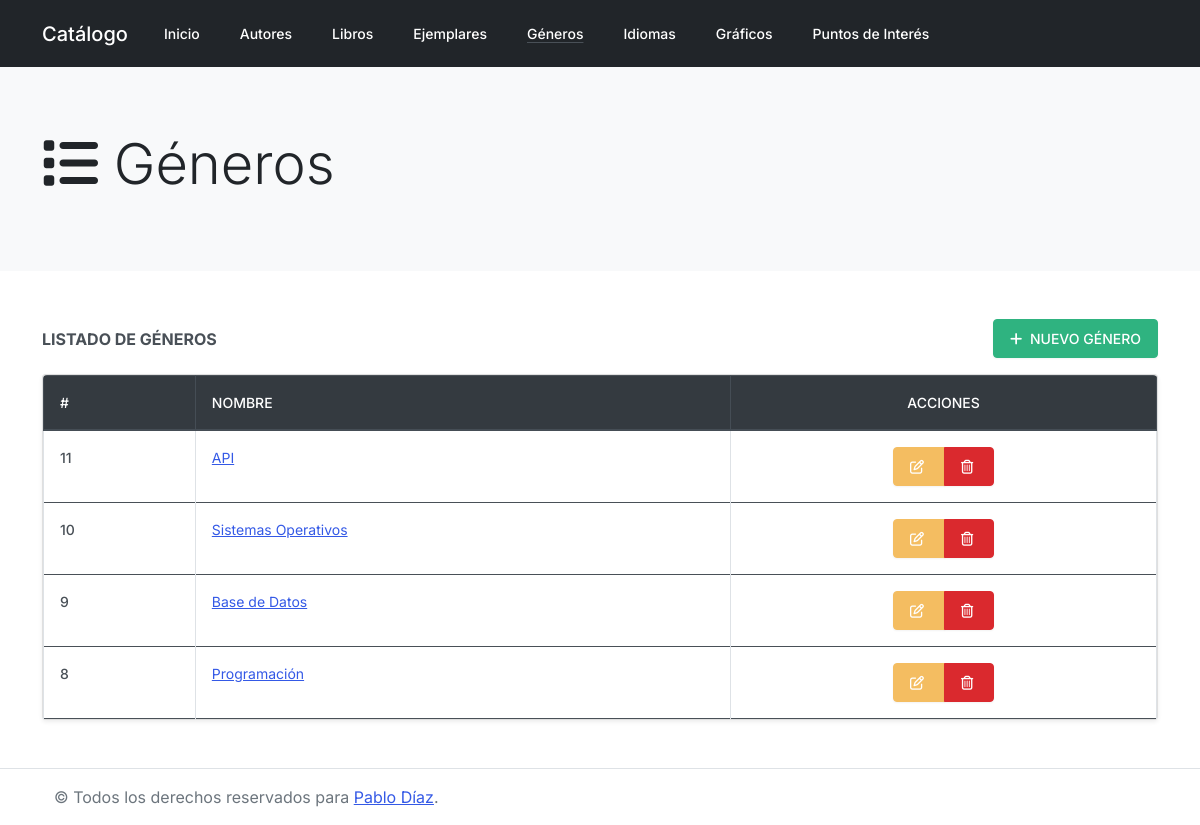
Page /catalogo/generos/ on the earlier database version.
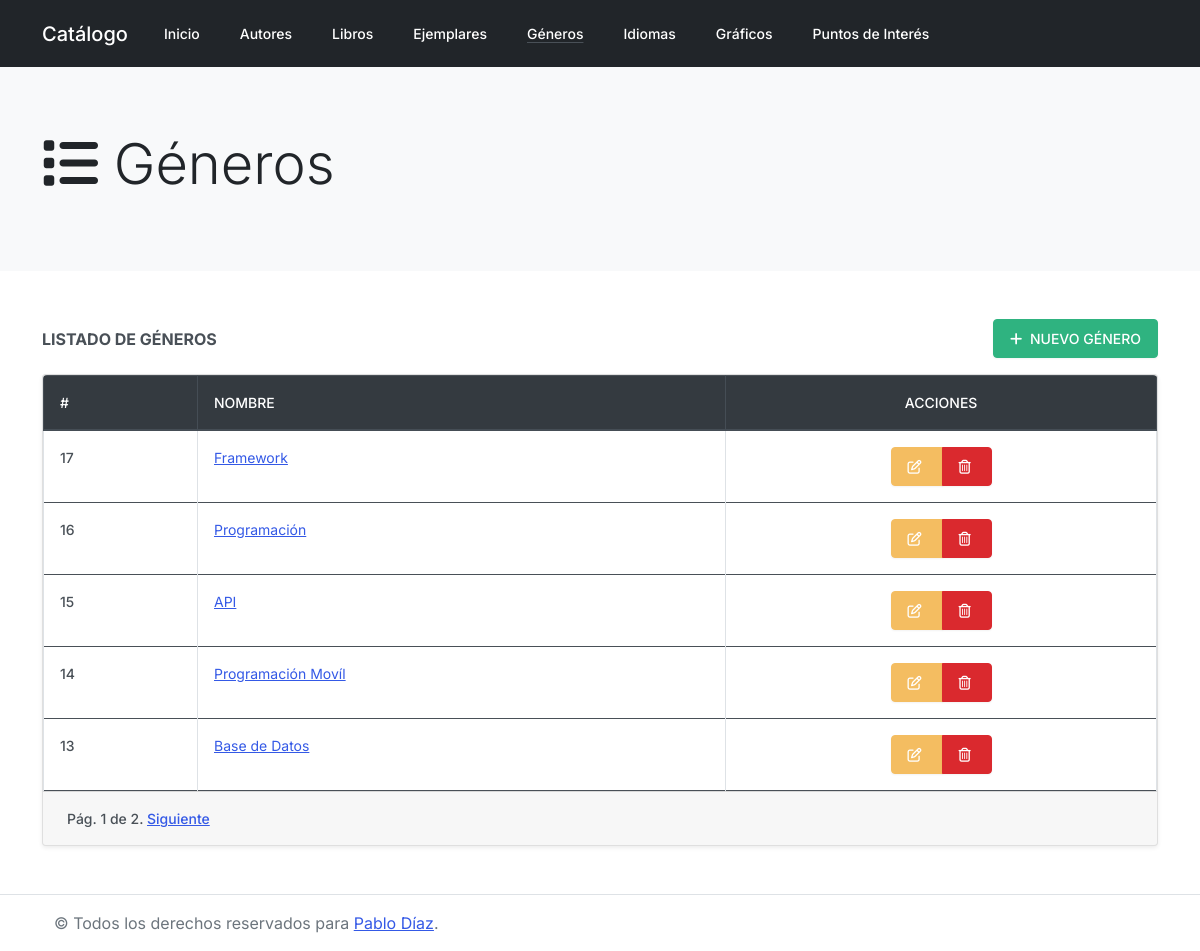
Same page on the later database version.
### catalogo/models.py (models this page shows)
class Genero(models.Model):
    nombre = models.CharField(max_length=50, help_text="Ingrese el nombre del género (xej. Programación, BD, SO, etc)")
    def __str__(self):
        return self.nombre

### catalogo/views.py (the view)
# urls.py: path('generos/', views.GenderListView.as_view(), name='gender_list'),
class GenderListView(ListView):
    model = Genero
    template_name = 'genders/index.html'
    paginate_by = 5
    def get_context_data(self, **kwargs):
        genders = Genero.objects.order_by('-id')
        context = super(GenderListView, self).get_context_data(**kwargs)
        paginator = Paginator(genders, self.paginate_by)
        page = self.request.GET.get('page')
        try:
            genders = paginator.page(page)
        except PageNotAnInteger:
            genders = paginator.page(1)
        except EmptyPage:
            genders = paginator.page(paginator.num_pages)
        context['genders'] = genders
        return context

### catalogo/templates/genders/index.html (shortened to what this page needs)
{% extends "base.html" %}
{% block jumbotron %}
    {% include "partials/jumbotron.html" with icon="<i class='fas fa-list'></i>" title="Géneros" %}
{% endblock %}
{% block content %}
<div class="row">
    <div class="col-12">
        <div class="d-flex justify-content-between align-items-center mb-3">
            <span class="font-weight-bold">LISTADO DE GÉNEROS</span>
            <a href="{% url 'gender_create' %}" class="btn btn-success">
                <i class="fas fa-plus mr-1"></i> NUEVO GÉNERO
            </a>
        </div>
        <div class="card shadow-sm">
            <div class="card-body table-responsive rounded-top p-0">
                <table class="table table-hover table-bordered mb-0">
                    <thead class="thead-dark">
                        <tr>
                            <th scope="col">#</th>
                            <th scope="col">Nombre</th>
                            <th scope="col" class="text-center">Acciones</th>
                        </tr>
                    </thead>
                    <tbody>
                        {% for gender in genders %}
                        <tr>
                            <th scope="row">
                                {{ gender.id }}
                            </th>
                            <td>
                                <a href="{% url 'gender_details' gender.id %}">{{ gender.nombre }}</a>
                            </td>
                            <td class="text-center">
                                <div class="btn-group" role="group" aria-label="Basic example">
                                    <a href="{% url 'gender_update' gender.id %}" class="btn btn-warning">
                                        <i class="fas fa-edit font-weight-light mr-1"></i>
                                    </a>
                                    <button type="button" class="btn btn-danger" data-toggle="modal"
                                    data-target="#gender-{{ gender.id }}">
                                        <i class="fas fa-trash-alt font-weight-light mr-1"></i>
                                    </button>
                                </div>
                            </td>
                        </tr>
                        {% empty %}
                            <tr class="bg-red">
                                <td colspan="7" class="text-center">
                                    ¡Oops! No tenemos Géneros en Catálogo.
                                </th>
                            </tr>
                        {% endfor %}
                    </tbody>
                </table>
            </div>
            {% block pagination %}
                {% if is_paginated %}
                    <div class="card-footer">
                        <div class="pagination">
                            <span class="page-links">
                                <span class="page-current">
                                    Pág. {{ page_obj.number }} de {{ page_obj.paginator.num_pages }}.
                                </span>
                                {% if page_obj.has_next %}
                                <a href="{{ request.path }}?page={{ page_obj.next_page_number }}">Siguiente</a>
                                {% endif %}
                            </span>
                        </div>
                    </div>
                {% endif %}
            {% endblock %}
        </div>
    </div>
</div>
{% endblock %}

### catalogo/templates/base.html (shortened to what this page needs)
<!DOCTYPE html>
<html lang="en">
<head>
    <link rel="stylesheet" href="https://cdnjs.cloudflare.com/ajax/libs/font-awesome/6.1.1/css/all.min.css"/>
    <link rel="stylesheet" href="https://cdn.jsdelivr.net/npm/bootstrap@4.6.1/dist/css/bootstrap.min.css">
    <link rel="stylesheet" href="{% static 'css/bootswatch/Zephyr.min.css' %}">
    <link rel="stylesheet" href="{% static 'css/styles.css' %}">
</head>
<body>
    {% include "partials/navbar.html" %}
    {% block jumbotron %}{% endblock %}
    <main class="container mb-5">
        {% block content %}{% endblock %}
    </main>
    {% include "partials/footer.html" %}
</body>
</html>

### catalogo/templates/partials/navbar.html (shortened to what this page needs)
<nav class="navbar navbar-expand-lg  navbar-dark bg-dark">
    <div class="container">
        <a class="navbar-brand" href="{% url 'index' %}">Catálogo</a>
        <div class="collapse navbar-collapse" id="navbarSupportedContent">
            {% with request.resolver_match.url_name as url_name %}
                <ul class="navbar-nav mr-auto">
                    <li class="nav-item {% if url_name == 'index' %} active {% endif %}">
                        <a class="nav-link" href="{% url 'index' %}">
                            Inicio <span class="sr-only">(current)</span>
                        </a>
                    </li>
                    <li class="nav-item {% if url_name == 'author_list' %} active {% endif %}">
                        <a class="nav-link" href="{% url 'author_list' %}">
                            Autores <span class="sr-only">(current)</span>
                        </a>
                    </li>
                    <li class="nav-item {% if url_name == 'book_list' %} active {% endif %}">
                        <a class="nav-link" href="{% url 'book_list' %}">
                            Libros <span class="sr-only">(current)</span>
                        </a>
                    </li>
                    <li class="nav-item {% if url_name == 'copy_list' %} active {% endif %}">
                        <a class="nav-link" href="{% url 'copy_list' %}">
                            Ejemplares <span class="sr-only">(current)</span>
                        </a>
                    </li>
                    <li class="nav-item {% if url_name == 'gender_list' %} active {% endif %}">
                        <a class="nav-link" href="{% url 'gender_list' %}">
                            Géneros <span class="sr-only">(current)</span>
                        </a>
                    </li>
                    <li class="nav-item {% if url_name == 'language_list' %} active {% endif %}">
                        <a class="nav-link" href="{% url 'language_list' %}">
                            Idiomas <span class="sr-only">(current)</span>
                        </a>
                    </li>
                    <li class="nav-item {% if url_name == 'charts' %} active {% endif %}">
                        <a class="nav-link" href="{% url 'charts' %}">
                            Gráficos <span class="sr-only">(current)</span>
                        </a>
                    </li>
                    <li class="nav-item {% if url_name == 'map' %} active {% endif %}">
                        <a class="nav-link" href="{% url 'map' %}">
                            Puntos de Interés <span class="sr-only">(current)</span>
                        </a>
                    </li>
                </ul>
            {% endwith %}
        </div>
    </div>
</nav>

### catalogo/templates/partials/jumbotron.html (shortened to what this page needs)
<div class="jumbotron jumbotron-fluid bg-light border-bottom border-light mb-5">
    <div class="container">
        <h1 class="display-4">{{ icon }} {{ title }}</h1>
    </div>
</div>

### catalogo/templates/partials/footer.html
<footer class="container-fluid">
    <div class="row">
        <div class="col-sm-12 border-top py-3">
            <div class="container">
                <span class="text-muted">
                    &#169; Todos los derechos reservados para <a href="mailto:dzpablo96@gmail.com">Pablo Díaz</a>.
                </span>
            </div>
        </div>
    </div>
</footer>

### catalogo/static/css/styles.css (style rules this page uses)
.active { text-decoration: underline !important; text-underline-position: under !important; }

Differences in the rows shown:
removed Genero: id "11", nombre "API"
removed Genero: id "10", nombre "Sistemas Operativos"
removed Genero: id "9", nombre "Base de Datos"
removed Genero: id "8", nombre "Programación"
added Genero: id "17", nombre "Framework"
added Genero: id "16", nombre "Programación"
added Genero: id "15", nombre "API"
added Genero: id "14", nombre "Programación Movíl"
added Genero: id "13", nombre "Base de Datos"
Other differences:
{{ page_obj.number }}: (not shown) → "1"
{{ page_obj.paginator.num_pages }}: (not shown) → "2"
text now shown: "Pág. de . Siguiente"
